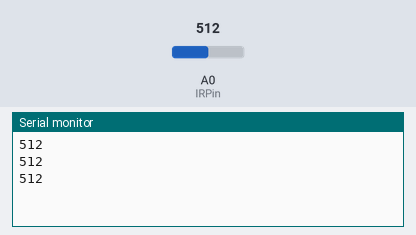
This sketch was run on a simulated Arduino Uno, built with avr-gcc and run on an emulated ATmega328P. Parts: the last lines printed to the serial monitor. The test bench sets the inputs (shaded band); at power-on: A0 (IRPin) = 512.

Above: at 1.3 s.
1.4 s: A0 (IRPin) set to 716
At 1.9 s:
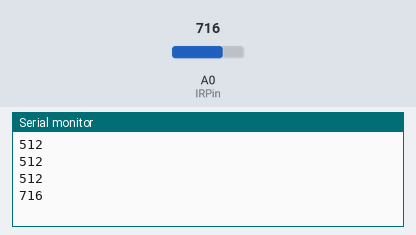
2.9 s: A0 (IRPin) set to 900
At 3.4 s:
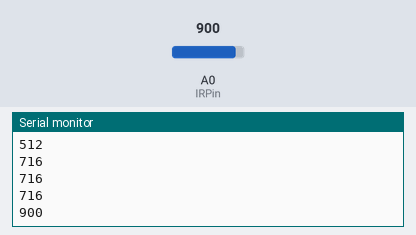
Timing chart, 0 to 5.9 s (numbered marks = the images above; inputs shaded):
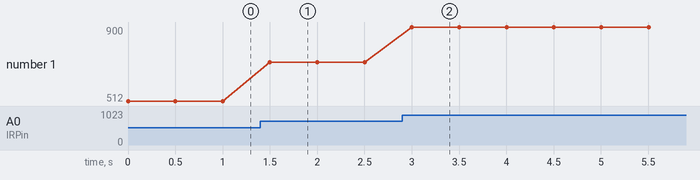

The sketch:

ir_sensor_1_ino.ino
```cpp
int IRPin = 0;
int IRReading; // Left Reading
//int ledPin = 8;

void setup(void) {
  Serial.begin(9600); // For debugging purposes
  pinMode(IRPin, INPUT);
  //pinMode(ledPin, OUTPUT);
}

void loop(void) {
  int val = analogRead(IRPin);
  //val = constrain(val, 30, 250);
  //IRReading = map(val, 30, 200, 0, 255);
  //Serial.println(IRReading);
  //analogWrite(ledPin, IRReading);
  Serial.println(val);
  delay(500);
}
```

Measured:
- after the input at 1.4 s, the serial monitor: prints a new line after 0.10 s (image 1)
- after the input at 2.9 s, the serial monitor: prints a new line after 0.10 s (image 2)
- plotted number 1: 512 → 716 after the input at 1.4 s, 716 → 900 after the input at 2.9 s
